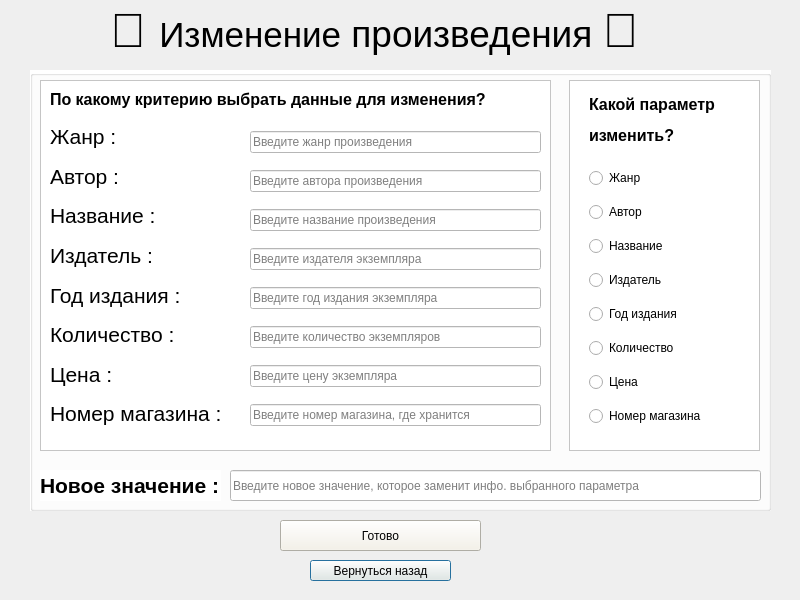
<?xml version="1.0" encoding="UTF-8"?>
<ui version="4.0">
 <class>update_item</class>
 <widget class="QDialog" name="update_item">
  <property name="geometry">
   <rect>
    <x>0</x>
    <y>0</y>
    <width>800</width>
    <height>600</height>
   </rect>
  </property>
  <property name="windowTitle">
   <string>Dialog</string>
  </property>
  <widget class="QGroupBox" name="groupBox">
   <property name="geometry">
    <rect>
     <x>30</x>
     <y>70</y>
     <width>741</width>
     <height>441</height>
    </rect>
   </property>
   <property name="styleSheet">
    <string notr="true">background-color:white</string>
   </property>
   <property name="title">
    <string/>
   </property>
   <widget class="QLineEdit" name="newVal_2">
    <property name="geometry">
     <rect>
      <x>200</x>
      <y>400</y>
      <width>531</width>
      <height>31</height>
     </rect>
    </property>
    <property name="placeholderText">
     <string>Введите новое значение, которое заменит инфо. выбранного параметра</string>
    </property>
   </widget>
   <widget class="QLabel" name="label_10">
    <property name="geometry">
     <rect>
      <x>10</x>
      <y>400</y>
      <width>181</width>
      <height>31</height>
     </rect>
    </property>
    <property name="text">
     <string>&lt;html&gt;&lt;head/&gt;&lt;body&gt;&lt;p&gt;&lt;span style=&quot; font-size:16pt; font-weight:700;&quot;&gt;Новое значение :&lt;/span&gt;&lt;/p&gt;&lt;/body&gt;&lt;/html&gt;</string>
    </property>
   </widget>
   <widget class="QFrame" name="frame">
    <property name="geometry">
     <rect>
      <x>10</x>
      <y>10</y>
      <width>511</width>
      <height>371</height>
     </rect>
    </property>
    <property name="frameShape">
     <enum>QFrame::StyledPanel</enum>
    </property>
    <property name="frameShadow">
     <enum>QFrame::Raised</enum>
    </property>
    <widget class="QWidget" name="layoutWidget_2">
     <property name="geometry">
      <rect>
       <x>210</x>
       <y>40</y>
       <width>291</width>
       <height>321</height>
      </rect>
     </property>
     <layout class="QVBoxLayout" name="verticalLayout_2">
      <item>
       <widget class="QLineEdit" name="section_3">
        <property name="placeholderText">
         <string>Введите жанр произведения</string>
        </property>
       </widget>
      </item>
      <item>
       <widget class="QLineEdit" name="author_3">
        <property name="placeholderText">
         <string>Введите автора произведения</string>
        </property>
       </widget>
      </item>
      <item>
       <widget class="QLineEdit" name="title_2">
        <property name="placeholderText">
         <string>Введите название произведения</string>
        </property>
       </widget>
      </item>
      <item>
       <widget class="QLineEdit" name="publisher_2">
        <property name="placeholderText">
         <string>Введите издателя экземпляра</string>
        </property>
       </widget>
      </item>
      <item>
       <widget class="QLineEdit" name="publisher_year_2">
        <property name="placeholderText">
         <string>Введите год издания экземпляра</string>
        </property>
       </widget>
      </item>
      <item>
       <widget class="QLineEdit" name="quantity_2">
        <property name="placeholderText">
         <string>Введите количество экземпляров</string>
        </property>
       </widget>
      </item>
      <item>
       <widget class="QLineEdit" name="price_2">
        <property name="placeholderText">
         <string>Введите цену экземпляра</string>
        </property>
       </widget>
      </item>
      <item>
       <widget class="QLineEdit" name="shopNumber_3">
        <property name="placeholderText">
         <string>Введите номер магазина, где хранится</string>
        </property>
       </widget>
      </item>
     </layout>
    </widget>
    <widget class="QWidget" name="layoutWidget_3">
     <property name="geometry">
      <rect>
       <x>10</x>
       <y>40</y>
       <width>191</width>
       <height>311</height>
      </rect>
     </property>
     <layout class="QVBoxLayout" name="verticalLayout_5">
      <item>
       <widget class="QLabel" name="dfgdfg_2">
        <property name="text">
         <string>&lt;html&gt;&lt;head/&gt;&lt;body&gt;&lt;p&gt;&lt;span style=&quot; font-size:16pt;&quot;&gt;Жанр :&lt;/span&gt;&lt;/p&gt;&lt;/body&gt;&lt;/html&gt;</string>
        </property>
       </widget>
      </item>
      <item>
       <widget class="QLabel" name="dfg_3">
        <property name="text">
         <string>&lt;html&gt;&lt;head/&gt;&lt;body&gt;&lt;p&gt;&lt;span style=&quot; font-size:16pt;&quot;&gt;Автор :&lt;/span&gt;&lt;/p&gt;&lt;/body&gt;&lt;/html&gt;</string>
        </property>
       </widget>
      </item>
      <item>
       <widget class="QLabel" name="titledfgfd_2">
        <property name="text">
         <string>&lt;html&gt;&lt;head/&gt;&lt;body&gt;&lt;p&gt;&lt;span style=&quot; font-size:16pt;&quot;&gt;Название :&lt;/span&gt;&lt;/p&gt;&lt;/body&gt;&lt;/html&gt;</string>
        </property>
       </widget>
      </item>
      <item>
       <widget class="QLabel" name="dfggfd_3">
        <property name="text">
         <string>&lt;html&gt;&lt;head/&gt;&lt;body&gt;&lt;p&gt;&lt;span style=&quot; font-size:16pt;&quot;&gt;Издатель :&lt;/span&gt;&lt;/p&gt;&lt;/body&gt;&lt;/html&gt;</string>
        </property>
       </widget>
      </item>
      <item>
       <widget class="QLabel" name="dfgfgd_3">
        <property name="text">
         <string>&lt;html&gt;&lt;head/&gt;&lt;body&gt;&lt;p&gt;&lt;span style=&quot; font-size:16pt;&quot;&gt;Год издания :&lt;/span&gt;&lt;/p&gt;&lt;/body&gt;&lt;/html&gt;</string>
        </property>
       </widget>
      </item>
      <item>
       <widget class="QLabel" name="fdggfd_2">
        <property name="text">
         <string>&lt;html&gt;&lt;head/&gt;&lt;body&gt;&lt;p&gt;&lt;span style=&quot; font-size:16pt;&quot;&gt;Количество :&lt;/span&gt;&lt;/p&gt;&lt;/body&gt;&lt;/html&gt;</string>
        </property>
       </widget>
      </item>
      <item>
       <widget class="QLabel" name="dfgfgd_5">
        <property name="text">
         <string>&lt;html&gt;&lt;head/&gt;&lt;body&gt;&lt;p&gt;&lt;span style=&quot; font-size:16pt;&quot;&gt;Цена :&lt;/span&gt;&lt;/p&gt;&lt;/body&gt;&lt;/html&gt;</string>
        </property>
       </widget>
      </item>
      <item>
       <widget class="QLabel" name="label_3">
        <property name="text">
         <string>&lt;html&gt;&lt;head/&gt;&lt;body&gt;&lt;p&gt;&lt;span style=&quot; font-size:16pt;&quot;&gt;Номер магазина :&lt;/span&gt;&lt;/p&gt;&lt;/body&gt;&lt;/html&gt;</string>
        </property>
       </widget>
      </item>
     </layout>
    </widget>
    <widget class="QLabel" name="label_8">
     <property name="geometry">
      <rect>
       <x>10</x>
       <y>10</y>
       <width>461</width>
       <height>20</height>
      </rect>
     </property>
     <property name="text">
      <string>&lt;html&gt;&lt;head/&gt;&lt;body&gt;&lt;p&gt;&lt;span style=&quot; font-size:12pt; font-weight:700;&quot;&gt;По какому критерию выбрать данные для изменения?&lt;/span&gt;&lt;/p&gt;&lt;/body&gt;&lt;/html&gt;</string>
     </property>
    </widget>
   </widget>
   <widget class="QFrame" name="frame_2">
    <property name="geometry">
     <rect>
      <x>539</x>
      <y>10</y>
      <width>191</width>
      <height>371</height>
     </rect>
    </property>
    <property name="frameShape">
     <enum>QFrame::StyledPanel</enum>
    </property>
    <property name="frameShadow">
     <enum>QFrame::Raised</enum>
    </property>
    <widget class="QLabel" name="label_12">
     <property name="geometry">
      <rect>
       <x>20</x>
       <y>10</y>
       <width>131</width>
       <height>61</height>
      </rect>
     </property>
     <property name="text">
      <string>&lt;html&gt;&lt;head/&gt;&lt;body&gt;&lt;p&gt;&lt;span style=&quot; font-size:12pt; font-weight:700;&quot;&gt;Какой параметр &lt;/span&gt;&lt;/p&gt;&lt;p&gt;&lt;span style=&quot; font-size:12pt; font-weight:700;&quot;&gt;изменить?&lt;/span&gt;&lt;/p&gt;&lt;/body&gt;&lt;/html&gt;</string>
     </property>
    </widget>
    <widget class="QWidget" name="layoutWidget">
     <property name="geometry">
      <rect>
       <x>20</x>
       <y>80</y>
       <width>151</width>
       <height>281</height>
      </rect>
     </property>
     <layout class="QVBoxLayout" name="verticalLayout_6">
      <item>
       <widget class="QRadioButton" name="radioButton">
        <property name="text">
         <string>Жанр</string>
        </property>
       </widget>
      </item>
      <item>
       <widget class="QRadioButton" name="radioButton_2">
        <property name="text">
         <string>Автор</string>
        </property>
       </widget>
      </item>
      <item>
       <widget class="QRadioButton" name="radioButton_3">
        <property name="text">
         <string>Название</string>
        </property>
       </widget>
      </item>
      <item>
       <widget class="QRadioButton" name="radioButton_4">
        <property name="text">
         <string>Издатель</string>
        </property>
       </widget>
      </item>
      <item>
       <widget class="QRadioButton" name="radioButton_5">
        <property name="text">
         <string>Год издания</string>
        </property>
       </widget>
      </item>
      <item>
       <widget class="QRadioButton" name="radioButton_6">
        <property name="text">
         <string>Количество</string>
        </property>
       </widget>
      </item>
      <item>
       <widget class="QRadioButton" name="radioButton_7">
        <property name="text">
         <string>Цена</string>
        </property>
       </widget>
      </item>
      <item>
       <widget class="QRadioButton" name="radioButton_9">
        <property name="text">
         <string>Номер магазина</string>
        </property>
       </widget>
      </item>
     </layout>
    </widget>
   </widget>
   <zorder>frame_2</zorder>
   <zorder>frame</zorder>
   <zorder>newVal_2</zorder>
   <zorder>label_10</zorder>
  </widget>
  <widget class="QLabel" name="label">
   <property name="geometry">
    <rect>
     <x>110</x>
     <y>0</y>
     <width>591</width>
     <height>61</height>
    </rect>
   </property>
   <property name="text">
    <string>&lt;html&gt;&lt;head/&gt;&lt;body&gt;&lt;p&gt;&lt;span style=&quot; font-size:36pt;&quot;&gt;🔁 &lt;/span&gt;&lt;span style=&quot; font-size:26pt;&quot;&gt;Изменение&lt;/span&gt;&lt;span style=&quot; font-size:28pt;&quot;&gt; произведения &lt;/span&gt;&lt;span style=&quot; font-size:36pt;&quot;&gt;🔁&lt;/span&gt;&lt;/p&gt;&lt;/body&gt;&lt;/html&gt;</string>
   </property>
  </widget>
  <widget class="QPushButton" name="pushButton">
   <property name="geometry">
    <rect>
     <x>310</x>
     <y>560</y>
     <width>141</width>
     <height>21</height>
    </rect>
   </property>
   <property name="styleSheet">
    <string notr="true">

QPushButton { background-color: #F5F2E7; /* Ярко-красный */ color: black; /* Черный текст */ } QPushButton:hover { background-color: #D32F2F; /* Темнее при наведении */ } QPushButton:pressed { background-color: #B71C1C; /* Ещё темнее при нажатии */ }
</string>
   </property>
   <property name="text">
    <string>Вернуться назад</string>
   </property>
  </widget>
  <widget class="QPushButton" name="pushButton_2">
   <property name="geometry">
    <rect>
     <x>280</x>
     <y>520</y>
     <width>201</width>
     <height>31</height>
    </rect>
   </property>
   <property name="styleSheet">
    <string notr="true">
QPushButton {
    background-color: #F5F2E7; /* Ярко-красный */
    color: black;              /* Черный текст */
 
}

QPushButton:hover {
    background-color: #01eb00; /* Темнее при наведении */
}

QPushButton:pressed {
    background-color: #01a800 /* Ещё темнее при нажатии */
}



</string>
   </property>
   <property name="text">
    <string>Готово</string>
   </property>
  </widget>
 </widget>
 <resources/>
 <connections/>
</ui>
